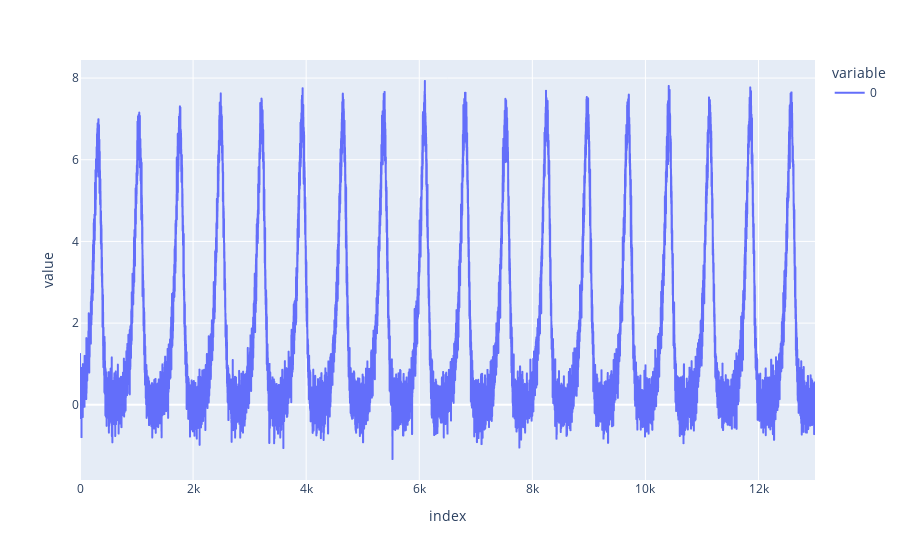

The notebook cell this image was saved under:
### Code cell
px.line(signal_noised)

### Figure 1 — Plotly figure (JSON) as saved in the notebook; plotly's stock layout.template omitted (floating-point values rounded to 4 significant figures; data arrays with more than 128 entries replaced by an {"elided": "..."} marker saying what was removed)
{"data": [{"hovertemplate": "variable=0<br>index=%{x}<br>value=%{y}<extra></extra>", "legendgroup": "0", "line": {"color": "#636efa", "dash": "solid"}, "marker": {"symbol": "circle"}, "mode": "lines", "name": "0", "showlegend": true, "type": "scattergl", "x": {"elided": "13000 int values"}, "xaxis": "x", "y": {"elided": "13000 float values"}, "yaxis": "y"}], "layout": {"legend": {"title": {"text": "variable"}, "tracegroupgap": 0}, "margin": {"t": 60}, "xaxis": {"anchor": "y", "domain": [0, 1], "title": {"text": "index"}}, "yaxis": {"anchor": "x", "domain": [0, 1], "title": {"text": "value"}}}}
